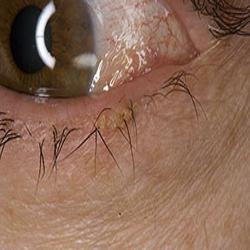
#> input picture Data/actinic_keratosis/327ea5a5-a762-454d-adfa-4c625e2840bf.jpeg, 250 x 250 px
$ jupyter execute --allow-errors main.ipynb   (shell and % lines are left out)
#> lines starting #> are read from the running program, lines starting #| are printed output that depends on the picture
[cell 1]
import requests
import shutil
def download_image(image_url, file_place):
    res = requests.get(image_url, stream=True, headers={'User-Agent': "Mozilla/5.0 (Macintosh; Intel Mac OS X 10_15_7) AppleWebKit/537.36 (KHTML, like Gecko) Chrome/108.0.0.0 Safari/537.36"})
    if res.status_code == 200:
        with open(file_place, 'wb') as f:
          shutil.copyfileobj(res.raw, f)
        # print("Image successfully downloaded", file_place)
    else:
        print("image coulnd't be retrieved")

[cell 2]
import pandas as pd
#> (the rest of this cell did not finish here and is left out)

#> (a cell that did not finish here is left out)

[cell 4]
label_col = "label"
#> (the rest of this cell did not finish here and is left out)

[cell 5]
import os
import requests
from PIL import Image
import uuid

def download(row, folder):
    filedir = folder + "/" + row[label_col]
    filedir = filedir.replace(" ", "_")

    if not os.path.isdir(filedir):
        os.system("mkdir " + filedir)

    try:
        filepath = filedir + "/" + str(uuid.uuid4()) + ".jpeg"
        download_image(row["url"], filepath)
    except:
        print(row['source'], "failed")

[cell 6]
def format_string(x):
    x = x.replace(" ", "_")
    return x


#> (the rest of this cell did not finish here and is left out)

#> (a cell that did not finish here is left out)

[cell 8]
data = "Data"

os.system("mkdir " + data)

#> (a cell that did not finish here is left out)

[cell 10]
start_dir = './Data'

for folder in os.listdir(start_dir):
    if folder.startswith('.'):
        continue
    print(folder)

[cell 11]
import shutil
import PIL
import os
from PIL import Image


train_dir = './train'
val_dir = './validation'

os.system("mkdir " + train_dir)
os.system("mkdir " + val_dir)

start_dir = './Data'

stack = []
test_size = 0.2

[cell 12]
for folder in os.listdir(start_dir):
    if folder.startswith('.'):
        continue
    stack.append(folder)

while stack:
    cur_dir = stack.pop()
    os.system("mkdir " + train_dir + "/" + cur_dir)
    os.system("mkdir " + val_dir + "/" + cur_dir)

    n = len(os.listdir(start_dir + "/" + cur_dir))
    test_n = int(test_size*n)

    idx = 0

    for file in os.listdir(start_dir+"/"+cur_dir):
        source = start_dir + "/" + cur_dir + "/" + file
        img = Image.open(source)
#> img is the input picture: PIL image 250x250 RGB; mean R, G, B 140, 105, 86.1
        try:
            img = img.resize((250,250))
            img.save(source)
            if idx < test_n:
                destination = val_dir + "/" + cur_dir + "/" + file
                shutil.copy(source, destination)
                print('Moved:', file)
                idx += 1
            else:
                destination = train_dir + "/" + cur_dir + "/" + file
                shutil.copy(source, destination)
                print('Moved:', file)
                idx += 1
        except:
            continue

[cell 13]
import os

label = []
size = []

path = './Data'
for folder in os.listdir(path):
    if folder.startswith('.'):
        continue
    count = 0
    for file in os.listdir(path + "/" + folder):
        count += 1

    label.append(folder)
    size.append(count)

    print(folder + ": " + str(count))

[cell 14]
import seaborn as sns
import matplotlib.pyplot as plt


# create barplot with vertical x-axis labels
sns.set_style("whitegrid")
fig, ax = plt.subplots(figsize=(8, 6))
ax = sns.barplot(x=label, y=size)
ax.set_xticklabels(label, rotation=90)
ax.set_ylabel("Count")
ax.set_title("Class Label Frequency")

plt.show()
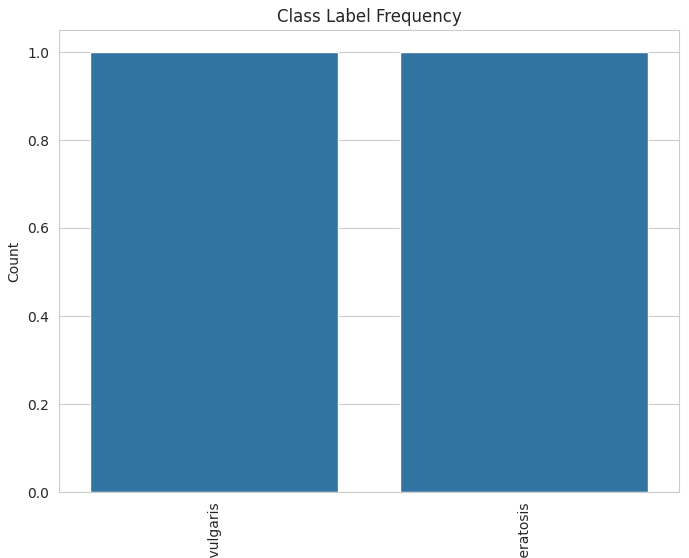
#> figure drawn by matplotlib, 1 panel

[cell 15]
import PIL
import os
from PIL import Image

[cell 16]
def resize(img):
    img = Image.open(img)
    img = img.resize((224, 224))
    img.save(img)

[cell 17]
train = './train/'
test = './validation/'

def traverse(path):
    for folder in os.listdir(path):
        if folder.startswith('.'):
            continue
        img_folder = path + "/" + folder
        for img in os.listdir(img_folder):
            if img[-4] != 'jpeg':
                continue
            else:
                resize(img_folder + "/" + img)


traverse(train)
traverse(test)

#> (a cell that did not finish here is left out)

[cell 19]
img.size
#> Out = (250, 250)
